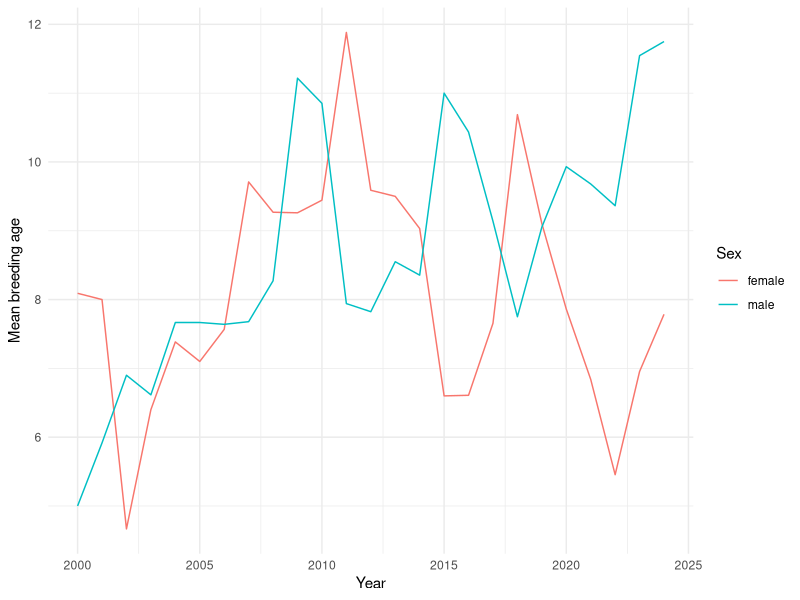
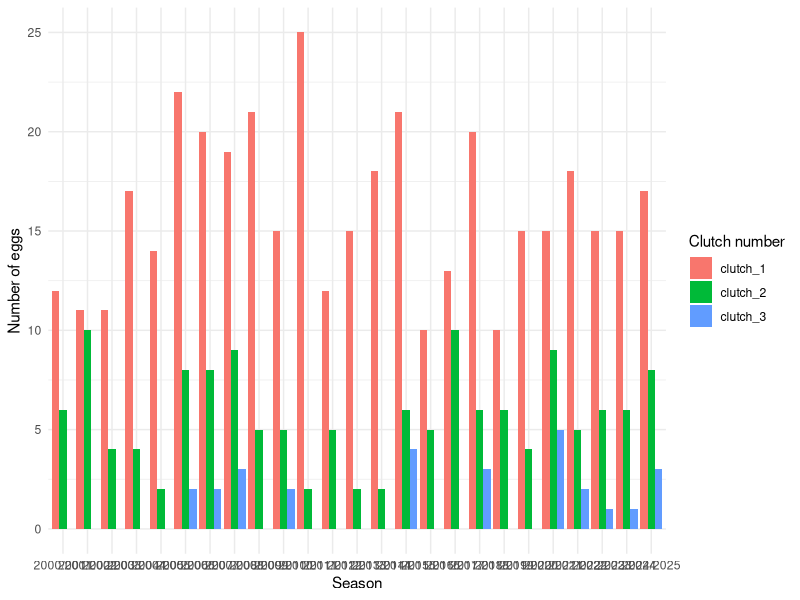
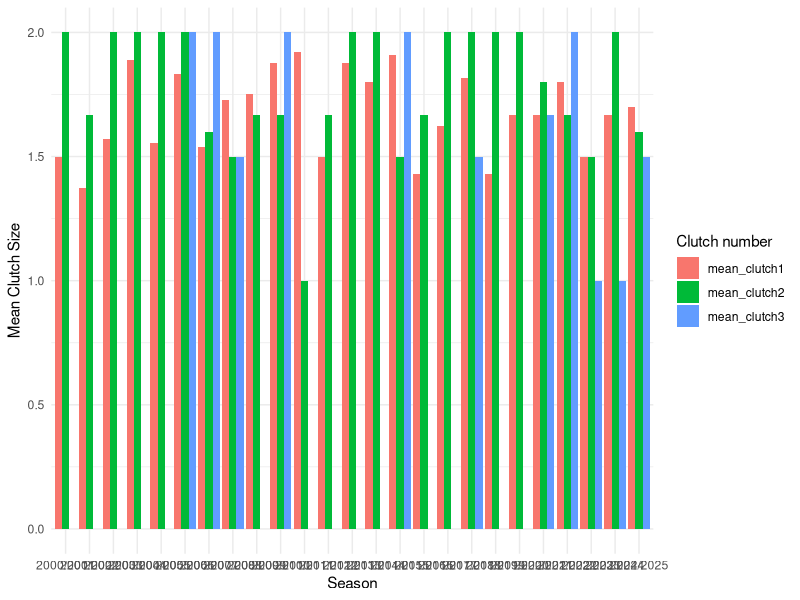
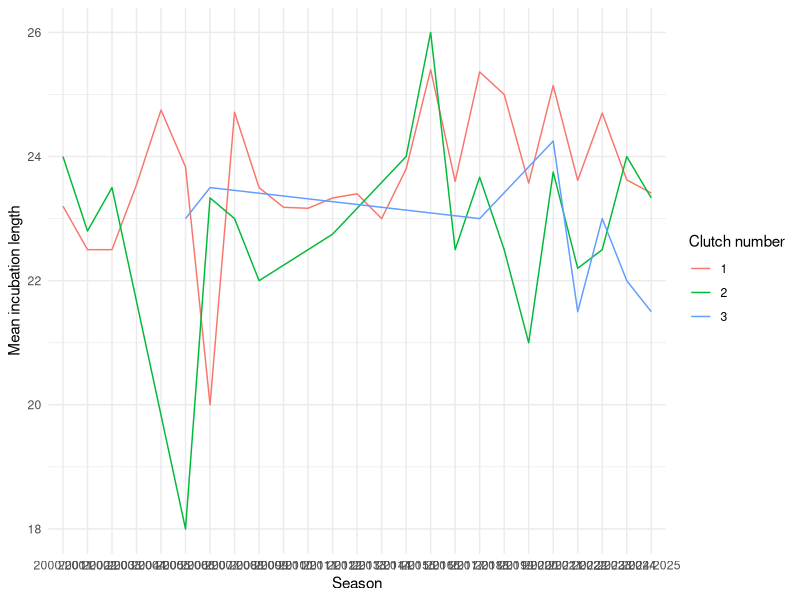
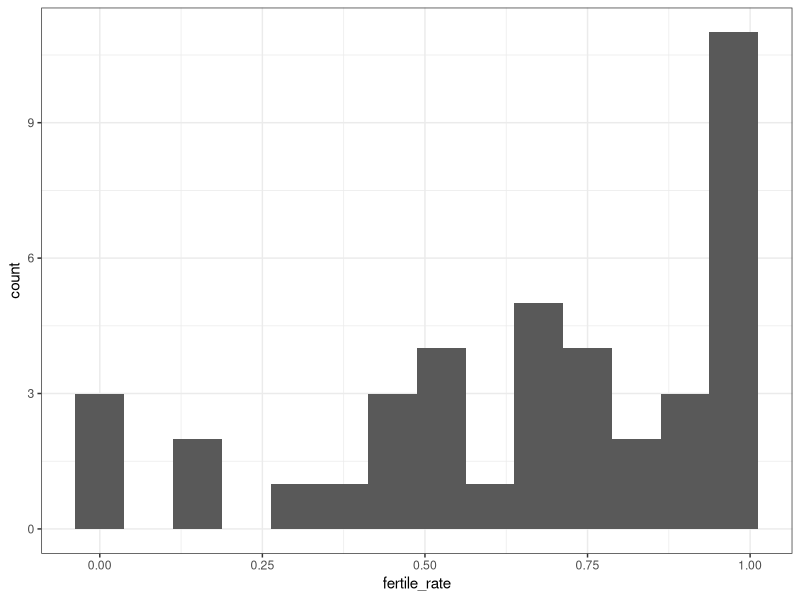
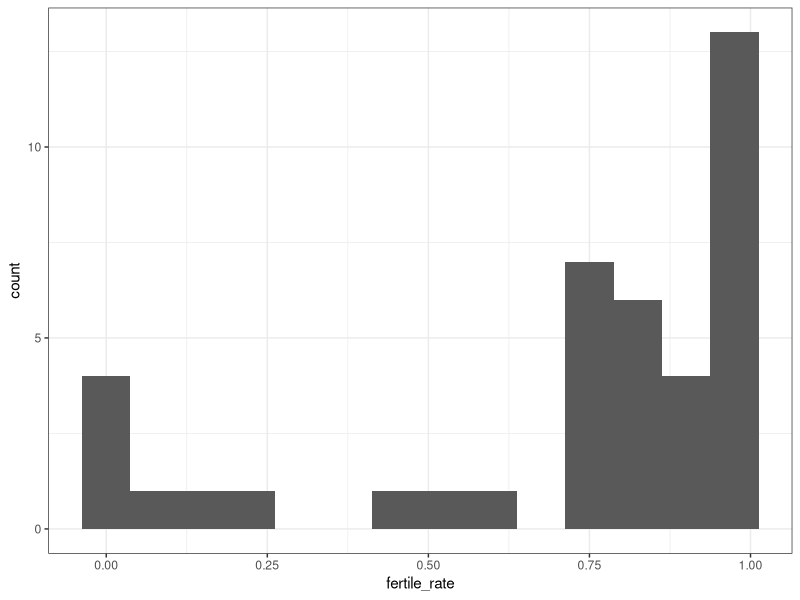

Here is the R script that generated these plots, in order:
# load packages 
library(tidyverse)

# load in data 
egg_25 <- read.csv("./raw_data/egg_level_data_2000_2025.csv")
capture_morph_25 <- read.csv("./raw_data/captures_morphometrics_data_1990_2025.csv")
# need to get sighting data from ilse 

# little tidy to sort out date columns 
egg_25$Year <- (egg_25$season) %>%  
  substr(1, 4) 
egg_25$Year <- as.numeric(egg_25$Year)

egg_25$estimated_lay <- dmy(egg_25$estimated_lay)
egg_25$hatched_date <- dmy(egg_25$hatched_date)


capture_morph_25$Date <- dmy(capture_morph_25$Date)
capture_morph_25$Year <- year(capture_morph_25$Date)

# what parameters do i need: 

# sex ratio - get sightings data to deal with this better 
sex_breakdown <- capture_morph_25 %>% 
  filter(Year > 1999) %>%
  distinct(Band_Number, .keep_all = T) %>% # select distinct birds, but keep all variables
  summarise(males = sum(sex_verified == "male"), 
            females = sum(sex_verified == "female"))

# look at breeding dynamics 
# male breeding age 
m_age_mean <- mean(egg_25$m_age, na.rm = T)
m_age_min <- min(egg_25$m_age, na.rm = T)
m_age_max <- max(egg_25$m_age, na.rm = T)
# mean female breeding age 
f_age_mean <- mean(egg_25$f_age, na.rm = T)
f_age_min <- min(egg_25$f_age, na.rm = T)
f_age_max <- max(egg_25$f_age, na.rm = T)

# plot them together 
egg_25 %>% 
  group_by(Year) %>% 
  summarise(male = mean(m_age, na.rm = TRUE), 
            female = mean(f_age, na.rm = TRUE)) %>% 
  pivot_longer(cols = c(male, female),
               names_to = "sex", values_to = "age_mean") %>% 
  ggplot(aes(x = Year, y = age_mean, color = sex)) +
  geom_line() +
  theme_minimal() + 
  labs(y = "Mean breeding age", color = "Sex")
  
# mean proportion of females breeding 
# average age 
# life stage breakdown 
# average population size 

# mean number of clutches  
clutches <- egg_25 %>%
  group_by(season) %>%
  summarise(clutch_1 = sum(clutch_no == "1"), 
            clutch_2 = sum(clutch_no == "2"), 
            clutch_3 = sum(clutch_no == "3")) %>% 
  ungroup()

mean_clutch_1 <- mean(clutches$clutch_1, na.rm = T)
mean_clutch_2 <- mean(clutches$clutch_2, na.rm = T)
mean_clutch_3 <- mean(clutches$clutch_3, na.rm = T)

# pivot longer (for plotting)
clutch_long <- clutches %>%
  pivot_longer(
    cols = starts_with("clutch"), 
    names_to = "clutch_no", 
    values_to = "egg_no"
  )

# plot it 
ggplot(clutch_long, aes(x = season, y = egg_no, fill = clutch_no)) +
  geom_bar(stat = "identity", position = "dodge") +
  labs(x = "Season", y = "Number of eggs", fill = "Clutch number") +
  theme_minimal()

# pull out clutch 1 
clutch1 <- egg_25 %>% 
  filter(clutch_no == "1") %>% 
  group_by(season, nest_id) %>% # look at each nest 
  summarise(clutch_size = n()) %>% # clutch size is equal to number of rows (n of eggs)
  ungroup()

# pull out clutch 2 
clutch2 <- egg_25 %>% 
  filter(clutch_no == "2") %>% 
  group_by(season, nest_id) %>% # look at each nest 
  summarise(clutch_size = n()) %>% # clutch size is equal to number of rows (n of eggs)
  ungroup()

# pull out clutch 2 
clutch3 <- egg_25 %>% 
  filter(clutch_no == "3") %>% 
  group_by(season, nest_id) %>% # look at each nest 
  summarise(clutch_size = n()) %>% # clutch size is equal to number of rows (n of eggs)
  ungroup()

# mean clutch size 
mean_clutch1 <- clutch1 %>% 
  group_by(season) %>% 
  summarise(mean_clutch1 = mean(clutch_size)) %>% 
  ungroup()

mean_clutch2 <- clutch2 %>% 
  group_by(season) %>% 
  summarise(mean_clutch2 = mean(clutch_size)) %>% 
  ungroup()

mean_clutch3 <- clutch3 %>% 
  group_by(season) %>% 
  summarise(mean_clutch3 = mean(clutch_size)) %>% 
  ungroup()

# combine them 
mean_clutch_all <- mean_clutch1 %>%
  left_join(mean_clutch2, by = "season") %>%
  left_join(mean_clutch3, by = "season")

# Pivot longer
mean_clutch_long <- mean_clutch_all %>%
  pivot_longer(
    cols = starts_with("mean_clutch"), 
    names_to = "clutch_no", 
    values_to = "mean_size"
  )

# plot it 
ggplot(mean_clutch_long, aes(x = season, y = mean_size, fill = clutch_no)) +
  geom_bar(stat = "identity", position = "dodge") +
  labs(x = "Season", y = "Mean Clutch Size", fill = "Clutch number") +
  theme_minimal()



# breeding season length 
breeding_season_length <- egg_25 %>% 
  group_by(season) %>% 
  summarise(first_lay = min(estimated_lay, na.rm = T), 
            last_lay = max(estimated_lay, na.rm = T)) %>% 
  ungroup()
# earliest lay 16th October 
# latest lay 28th January 

# incubation length 
# hatch date - lay date 
incubation <- egg_25 %>% 
  mutate(incubation_length = hatched_date - estimated_lay) %>% 
  filter(incubation_length > 0 & incubation_length < 40) # negative numbers equate to errors in the data input
 
# what is the mean (23 days)
mean_incubation_length <- mean(incubation$incubation_length, na.rm = T)

# look at the mean per season, by clutch number 
incubation_time_series <- egg_25 %>% 
  mutate(incubation_length = hatched_date - estimated_lay, na.rm = T) %>% 
  filter(incubation_length > 0 & incubation_length < 40) %>%
  group_by(season, clutch_no) %>% 
  summarise(mean_incubation_length = mean(incubation_length, na.rm = T)) %>% 
  ungroup()

# plot it 
ggplot(incubation_time_series, aes(x = season, y = mean_incubation_length, 
                                   group = as.character(clutch_no), 
                                   colour = as.character(clutch_no))) +
  geom_line() +
  labs(x = "Season", y = "Mean incubation length", colour = "Clutch number") +
  theme_minimal()

# look at fertility across clutches 
clutch_fertility <- egg_25 %>% 
  group_by(season, clutch_no) %>% 
  summarise(
    no_eggs = n(),
    fertile = sum(fertile == "1")) %>% 
  ungroup()

# look at hatch success across clutches 


# some measure of fertility 
fertility <- egg_25 %>% 
  group_by(season) %>% 
  summarise(no_eggs = n(), 
            fertile_eggs = sum(fertile == "1"), 
            fertility_rate = fertile_eggs/no_eggs) %>% 
  ungroup()

mean_fertility <- mean(fertility$fertility_rate) 

# birds have differing rates of fertility - investigate this further 
# female fertility 
female_fertility <- egg_25 %>% 
  filter(female_id != "unbanded female") %>% 
  group_by(female_id) %>% 
  summarise(no_eggs = n(), 
            fertile_eggs = sum(fertile == "1"), 
            fertile_rate = fertile_eggs/no_eggs) %>% 
  ungroup()

# make a histogram of this 
ggplot(female_fertility, aes(x = fertile_rate)) + 
  geom_histogram(binwidth = 0.075) + 
  theme_bw()

# male fertility 
male_fertility <- egg_25 %>% 
  filter(male_id != "unbanded female") %>% 
  group_by(male_id) %>% 
  summarise(no_eggs = n(), 
            fertile_eggs = sum(fertile == "1"), 
            fertile_rate = fertile_eggs/no_eggs) %>% 
  ungroup()

# make a histogram of this 
ggplot(male_fertility, aes(x = fertile_rate)) + 
  geom_histogram(binwidth = 0.075) + 
  theme_bw()
  

# hatch success 
hatch_success <- egg_25 %>% 
  group_by(season) %>% 
  summarise(no_eggs = n(), 
            hatched_eggs = sum(hatched == "1"), 
            hatch_rate = hatched_eggs/no_eggs, 
            failure_rate = 1 - (hatched_eggs/no_eggs)) %>% 
  ungroup()

mean_hatch_failure <- mean(hatch_success$failure_rate, na.rm = T)
# do the same but only consider fertile eggs
hatch_success_fertile <- egg_25 %>% 
  filter(fertile == "1") %>%
  group_by(season) %>% 
  summarise(no_eggs = n(), 
            hatched_eggs = sum(hatched == "1"), 
            hatch_rate = hatched_eggs/no_eggs, 
            failure_rate = 1 - (hatched_eggs/no_eggs)) %>% 
  ungroup()

mean_fertileHatch_failure <- mean(hatch_success_fertile$failure_rate)

# breakdown of hatch failure causes 

# mortality causes at each life stage 
